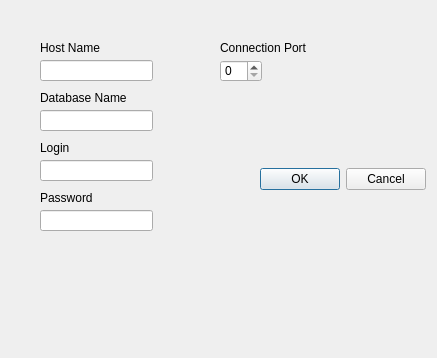
<?xml version="1.0" encoding="UTF-8"?>
<ui version="4.0">
 <class>Dialog</class>
 <widget class="QDialog" name="Dialog">
  <property name="geometry">
   <rect>
    <x>0</x>
    <y>0</y>
    <width>437</width>
    <height>358</height>
   </rect>
  </property>
  <property name="windowTitle">
   <string>Dialog</string>
  </property>
  <layout class="QGridLayout" name="gridLayout_2">
   <item row="0" column="0">
    <layout class="QGridLayout" name="gridLayout"/>
   </item>
   <item row="1" column="0">
    <widget class="QDialogButtonBox" name="buttonBox">
     <property name="orientation">
      <enum>Qt::Orientation::Horizontal</enum>
     </property>
     <property name="standardButtons">
      <set>QDialogButtonBox::StandardButton::Cancel|QDialogButtonBox::StandardButton::Ok</set>
     </property>
    </widget>
   </item>
  </layout>
  <widget class="QLabel" name="hostname_label">
   <property name="geometry">
    <rect>
     <x>40</x>
     <y>40</y>
     <width>111</width>
     <height>16</height>
    </rect>
   </property>
   <property name="text">
    <string>Host Name</string>
   </property>
  </widget>
  <widget class="QLineEdit" name="hostNameLineEdit">
   <property name="geometry">
    <rect>
     <x>40</x>
     <y>60</y>
     <width>113</width>
     <height>21</height>
    </rect>
   </property>
  </widget>
  <widget class="QLabel" name="dabasename_label">
   <property name="geometry">
    <rect>
     <x>40</x>
     <y>90</y>
     <width>111</width>
     <height>16</height>
    </rect>
   </property>
   <property name="text">
    <string>Database Name</string>
   </property>
  </widget>
  <widget class="QLineEdit" name="databaseNameLineEdit">
   <property name="geometry">
    <rect>
     <x>40</x>
     <y>110</y>
     <width>113</width>
     <height>21</height>
    </rect>
   </property>
  </widget>
  <widget class="QLabel" name="login_label">
   <property name="geometry">
    <rect>
     <x>40</x>
     <y>140</y>
     <width>58</width>
     <height>16</height>
    </rect>
   </property>
   <property name="text">
    <string>Login</string>
   </property>
  </widget>
  <widget class="QLineEdit" name="usernameLineEdit">
   <property name="geometry">
    <rect>
     <x>40</x>
     <y>160</y>
     <width>113</width>
     <height>21</height>
    </rect>
   </property>
  </widget>
  <widget class="QLabel" name="password_label">
   <property name="geometry">
    <rect>
     <x>40</x>
     <y>190</y>
     <width>58</width>
     <height>16</height>
    </rect>
   </property>
   <property name="text">
    <string>Password</string>
   </property>
  </widget>
  <widget class="QLineEdit" name="passwordLineEdit">
   <property name="geometry">
    <rect>
     <x>40</x>
     <y>210</y>
     <width>113</width>
     <height>21</height>
    </rect>
   </property>
   <property name="echoMode">
    <enum>QLineEdit::EchoMode::Password</enum>
   </property>
  </widget>
  <widget class="QLabel" name="port_label">
   <property name="geometry">
    <rect>
     <x>220</x>
     <y>40</y>
     <width>101</width>
     <height>16</height>
    </rect>
   </property>
   <property name="text">
    <string>Connection Port</string>
   </property>
  </widget>
  <widget class="QSpinBox" name="spinBox">
   <property name="geometry">
    <rect>
     <x>220</x>
     <y>60</y>
     <width>42</width>
     <height>22</height>
    </rect>
   </property>
  </widget>
 </widget>
 <resources/>
 <connections>
  <connection>
   <sender>buttonBox</sender>
   <signal>accepted()</signal>
   <receiver>Dialog</receiver>
   <slot>accept()</slot>
   <hints>
    <hint type="sourcelabel">
     <x>248</x>
     <y>254</y>
    </hint>
    <hint type="destinationlabel">
     <x>157</x>
     <y>274</y>
    </hint>
   </hints>
  </connection>
  <connection>
   <sender>buttonBox</sender>
   <signal>rejected()</signal>
   <receiver>Dialog</receiver>
   <slot>reject()</slot>
   <hints>
    <hint type="sourcelabel">
     <x>316</x>
     <y>260</y>
    </hint>
    <hint type="destinationlabel">
     <x>286</x>
     <y>274</y>
    </hint>
   </hints>
  </connection>
 </connections>
</ui>
